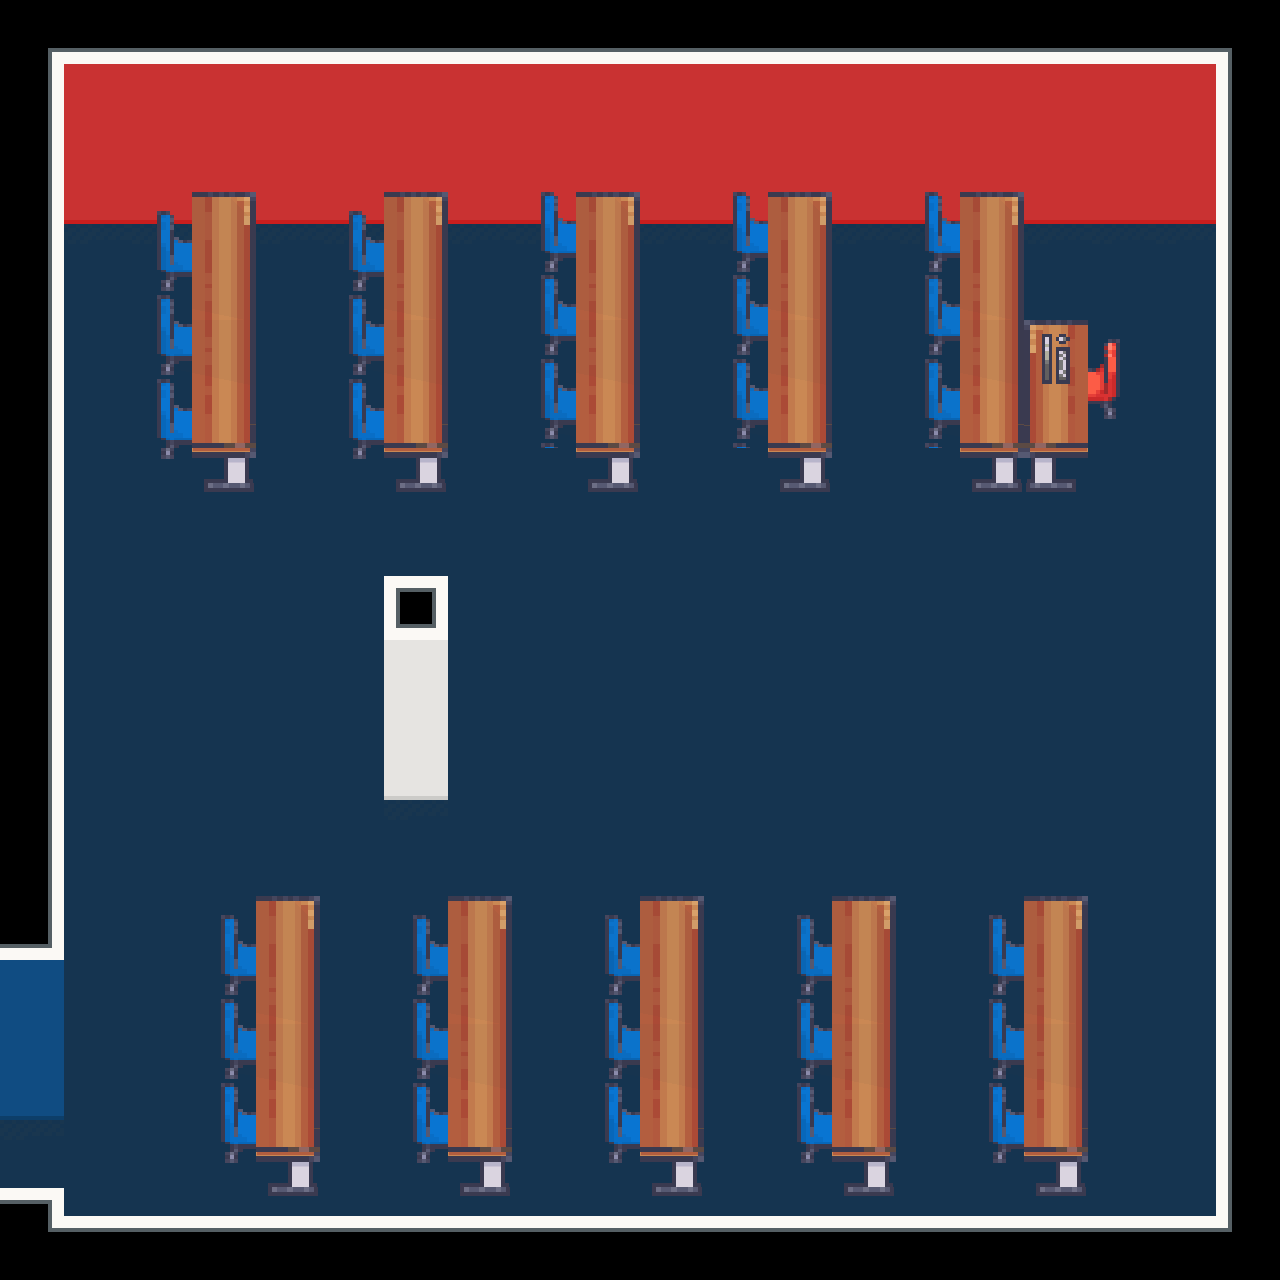

This game map was drawn from its Tiled (.tmx) file and the tilesets committed beside it. A one-line description and the full map source follow:
An orthogonal 20x20 tile map with 64x64 px tiles, 2 tile layers (Floor, Furnishing), 2 tilesets and 18 objects (Player).

<map version="1.10" tiledversion="1.11.2" orientation="orthogonal" renderorder="right-down" width="20" height="20" tilewidth="64" tileheight="64" infinite="0" nextlayerid="7" nextobjectid="30">
 <properties>
  <property name="display_name" value="Lecture Room 2" />
  <property name="display_title" value="Main Building (L3)" />
 </properties>
 <tileset firstgid="1" version="1.10" tiledversion="1.11.2" name="LCB_indoor" tilewidth="64" tileheight="64" tilecount="1550" columns="25"><image source="../../graphics/tilesets/indoor.png" width="1600" height="3968" />
</tileset>
 <tileset firstgid="1551" version="1.10" tiledversion="1.11.2" name="LCB_furnishing" tilewidth="64" tileheight="64" tilecount="1007" columns="19"><image source="../../graphics/tilesets/furnishing.png" width="1216" height="3392" />
</tileset>
 <layer id="1" name="Floor" width="20" height="20">
  <data encoding="csv">
11,553,553,553,553,553,553,553,553,553,553,553,553,553,553,553,553,553,553,12,
206,578,578,578,578,578,578,578,578,578,578,578,578,578,578,578,578,578,578,215,
206,603,603,603,603,603,603,603,603,603,603,603,603,603,603,603,603,603,603,215,
206,628,628,628,628,628,628,628,628,628,628,628,628,628,628,628,628,628,628,215,
206,24,24,24,24,24,24,24,24,24,24,24,24,24,24,24,24,24,24,215,
206,24,24,24,24,24,24,24,24,24,24,24,24,24,24,24,24,24,24,215,
211,24,24,24,24,24,24,24,24,24,24,24,24,24,24,24,24,24,24,215,
211,24,24,24,24,24,24,24,24,24,24,24,24,24,24,24,24,24,24,215,
211,24,24,24,24,24,24,24,24,24,24,24,24,24,24,24,24,24,24,215,
211,24,24,24,24,24,113,24,24,24,24,24,24,24,24,24,24,24,24,215,
211,24,24,24,24,24,178,24,24,24,24,24,24,24,24,24,24,24,24,215,
211,24,24,24,24,24,203,24,24,24,24,24,24,24,24,24,24,24,24,215,
211,24,24,24,24,24,228,24,24,24,24,24,24,24,24,24,24,24,24,215,
211,24,24,24,24,24,24,24,24,24,24,24,24,24,24,24,24,24,24,215,
63,24,24,24,24,24,24,24,24,24,24,24,24,24,24,24,24,24,24,215,
188,24,24,24,24,24,24,24,24,24,24,24,24,24,24,24,24,24,24,215,
213,24,24,24,24,24,24,24,24,24,24,24,24,24,24,24,24,24,24,215,
238,24,24,24,24,24,24,24,24,24,24,24,24,24,24,24,24,24,24,235,
501,24,24,24,24,24,24,24,24,24,24,24,24,24,24,24,24,24,24,215,
36,288,288,288,288,288,288,288,288,288,288,288,288,288,288,288,288,288,288,37
</data>
 </layer>
 <layer id="3" name="Furnishing" width="20" height="20">
  <data encoding="csv">
0,0,0,0,0,0,0,0,0,0,0,0,0,0,0,0,0,0,0,0,
0,0,0,0,0,0,0,0,0,0,0,0,0,0,0,0,0,0,0,0,
0,0,0,0,0,0,0,0,0,0,0,0,0,0,0,0,0,0,0,0,
0,0,1719,1740,0,1719,1740,0,1701,1740,0,1701,1740,0,1701,1740,0,0,0,0,
0,0,1739,1759,0,1739,1759,0,1720,1759,0,1720,1759,0,1720,1759,0,0,0,0,
0,0,1758,1759,0,1758,1759,0,1739,1759,0,1739,1759,0,1739,1759,1816,1853,0,0,
0,0,1777,1778,0,1777,1778,0,1758,1778,0,1758,1778,0,1758,1778,1854,1872,0,0,
0,0,1796,1797,0,1796,1797,0,0,1797,0,0,1797,0,0,1797,1873,0,0,0,
0,0,0,0,0,0,0,0,0,0,0,0,0,0,0,0,0,0,0,0,
0,0,0,0,0,0,0,0,0,0,0,0,0,0,0,0,0,0,0,0,
0,0,0,0,0,0,0,0,0,0,0,0,0,0,0,0,0,0,0,0,
0,0,0,0,0,0,0,0,0,0,0,0,0,0,0,0,0,0,0,0,
0,0,0,0,0,0,0,0,0,0,0,0,0,0,0,0,0,0,0,0,
0,0,0,0,0,0,0,0,0,0,0,0,0,0,0,0,0,0,0,0,
0,0,0,1719,1740,0,1719,1740,0,1719,1740,0,1719,1740,0,1719,1740,0,0,0,
0,0,0,1739,1759,0,1739,1759,0,1739,1759,0,1739,1759,0,1739,1759,0,0,0,
0,0,0,1758,1759,0,1758,1759,0,1758,1759,0,1758,1759,0,1758,1759,0,0,0,
0,0,0,1777,1778,0,1777,1778,0,1777,1778,0,1777,1778,0,1777,1778,0,0,0,
0,0,0,1796,1797,0,1796,1797,0,1796,1797,0,1796,1797,0,1796,1797,0,0,0,
0,0,0,0,0,0,0,0,0,0,0,0,0,0,0,0,0,0,0,0
</data>
 </layer>
 <objectgroup id="5" name="Entities">
  <object id="4" name="Player" x="128" y="1088">
   <properties>
    <property name="direction" value="right" />
    <property name="pos" value="main_3" />
   </properties>
   <point />
  </object>
 </objectgroup>
 <objectgroup id="4" name="Collisions">
  <object id="9" x="0.5" y="1184" width="1282.83" height="94" />
  <object id="10" x="1213.33" y="3.33333e-05" width="67.6667" height="1276.34" />
  <object id="11" x="44.6667" y="3.333" width="1233.67" height="144" />
  <object id="12" x="-3.33333e-05" y="2.333" width="66" height="1050.33" />
  <object id="14" x="348.844" y="127.614" width="105.789" height="314.403" />
  <object id="15" x="157.308" y="127.962" width="105.789" height="314.383" />
  <object id="16" x="535.782" y="127.981" width="105.789" height="315.186" />
  <object id="17" x="725.676" y="128" width="105.789" height="314.51" />
  <object id="18" x="915.57" y="127.981" width="105.789" height="314.365" />
  <object id="19" x="1028.33" y="279.833" width="96.6663" height="161.833" />
  <object id="20" x="216.667" y="859" width="107.333" height="415.666" />
  <object id="21" x="602.333" y="855.333" width="107.333" height="423" />
  <object id="22" x="410.333" y="857.667" width="107.333" height="418.666" />
  <object id="23" x="795" y="854.667" width="107.333" height="423.333" />
  <object id="25" x="383" y="544.667" width="65.75" height="179.167" />
  <object id="28" x="983.333" y="857.333" width="107.333" height="419.333" />
 </objectgroup>
 <objectgroup id="6" name="Transition">
  <object id="3" x="47.0909" y="1114" width="5.90909" height="75">
   <properties>
    <property name="pos" value="main_3_room2" />
    <property name="target" value="main_3" />
   </properties>
  </object>
 </objectgroup>
</map>
